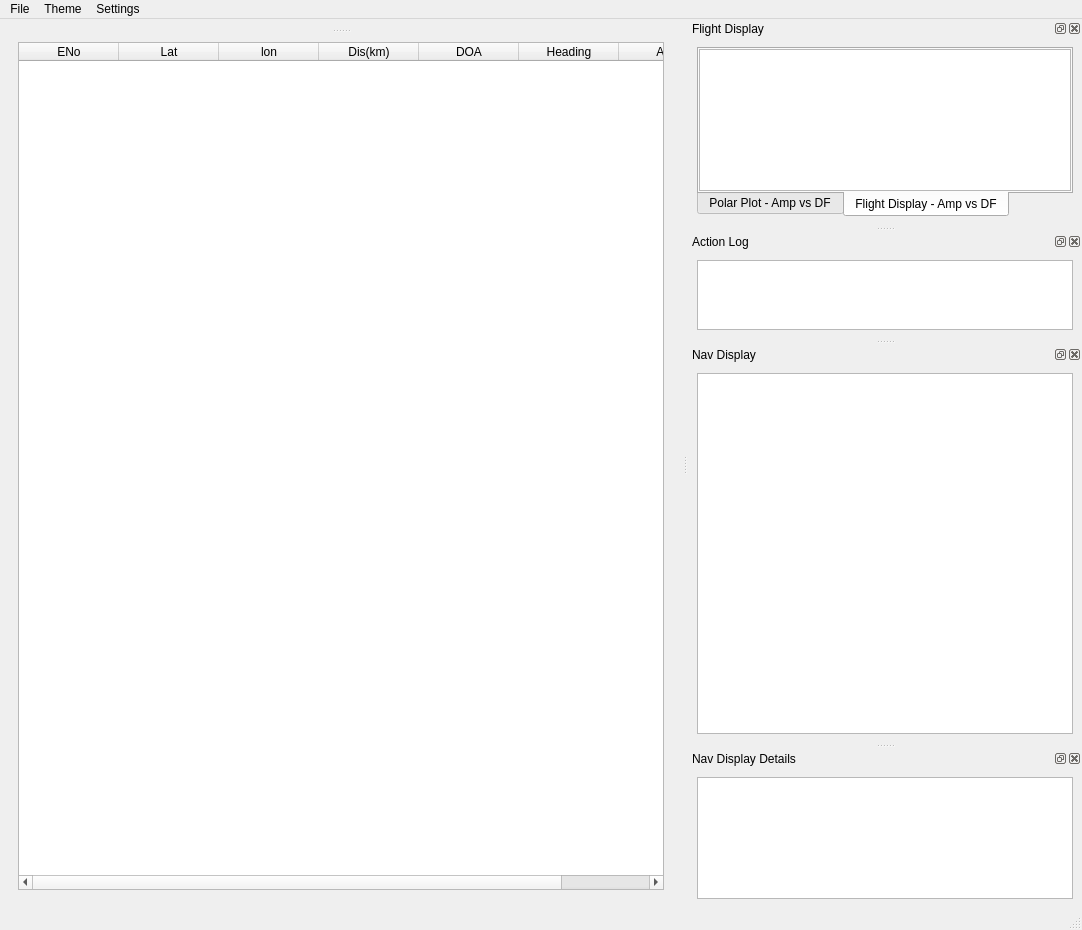
<?xml version="1.0" encoding="UTF-8"?>
<ui version="4.0">
 <class>MainWindow</class>
 <widget class="QMainWindow" name="MainWindow">
  <property name="geometry">
   <rect>
    <x>0</x>
    <y>0</y>
    <width>1082</width>
    <height>930</height>
   </rect>
  </property>
  <property name="windowTitle">
   <string>METS Dry Run Simulation</string>
  </property>
  <property name="styleSheet">
   <string notr="true"/>
  </property>
  <widget class="QWidget" name="centralWidget">
   <layout class="QGridLayout" name="gridLayout_5">
    <item row="0" column="0">
     <widget class="QSplitter" name="splitter">
      <property name="orientation">
       <enum>Qt::Vertical</enum>
      </property>
      <property name="handleWidth">
       <number>5</number>
      </property>
      <widget class="QStackedWidget" name="jammer_sim_map">
       <property name="currentIndex">
        <number>0</number>
       </property>
       <widget class="dp_aspj_map" name="page_2"/>
      </widget>
      <widget class="QStackedWidget" name="stackedWidget">
       <property name="currentIndex">
        <number>0</number>
       </property>
       <widget class="QWidget" name="page">
        <layout class="QGridLayout" name="gridLayout_3">
         <item row="0" column="0">
          <widget class="QTableWidget" name="tbw_updateEmitterDisAngle">
           <column>
            <property name="text">
             <string>ENo</string>
            </property>
           </column>
           <column>
            <property name="text">
             <string>Lat</string>
            </property>
           </column>
           <column>
            <property name="text">
             <string>lon</string>
            </property>
           </column>
           <column>
            <property name="text">
             <string>Dis(km)</string>
            </property>
           </column>
           <column>
            <property name="text">
             <string>DOA</string>
            </property>
           </column>
           <column>
            <property name="text">
             <string>Heading</string>
            </property>
           </column>
           <column>
            <property name="text">
             <string>AOA</string>
            </property>
           </column>
          </widget>
         </item>
        </layout>
       </widget>
       <widget class="QWidget" name="page_3"/>
      </widget>
     </widget>
    </item>
   </layout>
  </widget>
  <widget class="QMenuBar" name="menuBar">
   <property name="geometry">
    <rect>
     <x>0</x>
     <y>0</y>
     <width>1082</width>
     <height>21</height>
    </rect>
   </property>
   <widget class="QMenu" name="menuFile">
    <property name="title">
     <string>File</string>
    </property>
    <addaction name="actionDefault"/>
   </widget>
   <widget class="QMenu" name="menuTheme">
    <property name="title">
     <string>Theme</string>
    </property>
    <addaction name="actionCharcoal"/>
   </widget>
   <widget class="QMenu" name="menuSettings">
    <property name="title">
     <string>Settings</string>
    </property>
    <addaction name="actionLoad_Settings"/>
   </widget>
   <addaction name="menuFile"/>
   <addaction name="menuTheme"/>
   <addaction name="menuSettings"/>
  </widget>
  <widget class="QDockWidget" name="dockWidget_flightDisplay">
   <property name="sizePolicy">
    <sizepolicy hsizetype="Maximum" vsizetype="Maximum">
     <horstretch>0</horstretch>
     <verstretch>0</verstretch>
    </sizepolicy>
   </property>
   <property name="minimumSize">
    <size>
     <width>145</width>
     <height>156</height>
    </size>
   </property>
   <property name="font">
    <font>
     <family>MS Shell Dlg 2</family>
    </font>
   </property>
   <property name="features">
    <set>QDockWidget::AllDockWidgetFeatures</set>
   </property>
   <property name="allowedAreas">
    <set>Qt::LeftDockWidgetArea|Qt::RightDockWidgetArea</set>
   </property>
   <property name="windowTitle">
    <string>Flight Display</string>
   </property>
   <attribute name="dockWidgetArea">
    <number>2</number>
   </attribute>
   <widget class="QWidget" name="dockWidgetContents_8">
    <layout class="QGridLayout" name="gridLayout_4">
     <item row="0" column="0">
      <widget class="QTabWidget" name="tw_flightDisplay">
       <property name="tabPosition">
        <enum>QTabWidget::South</enum>
       </property>
       <property name="currentIndex">
        <number>1</number>
       </property>
       <widget class="QWidget" name="tab">
        <attribute name="title">
         <string>Polar Plot - Amp vs DF</string>
        </attribute>
        <layout class="QGridLayout" name="gridLayout_6">
         <item row="0" column="0">
          <widget class="dp_rwr_polarplot_power_vs_doa" name="graphicsView"/>
         </item>
        </layout>
       </widget>
       <widget class="QWidget" name="tab_2">
        <attribute name="title">
         <string>Flight Display - Amp vs DF</string>
        </attribute>
        <layout class="QGridLayout" name="gridLayout_7">
         <property name="leftMargin">
          <number>0</number>
         </property>
         <property name="topMargin">
          <number>0</number>
         </property>
         <property name="rightMargin">
          <number>0</number>
         </property>
         <property name="bottomMargin">
          <number>0</number>
         </property>
         <property name="spacing">
          <number>0</number>
         </property>
         <item row="0" column="0">
          <widget class="dp_rwr_flight_display" name="graphicsView_2"/>
         </item>
        </layout>
       </widget>
      </widget>
     </item>
    </layout>
   </widget>
  </widget>
  <widget class="QDockWidget" name="dockWidget_actionLog">
   <property name="features">
    <set>QDockWidget::AllDockWidgetFeatures</set>
   </property>
   <property name="windowTitle">
    <string>Action Log</string>
   </property>
   <attribute name="dockWidgetArea">
    <number>2</number>
   </attribute>
   <widget class="QWidget" name="dockWidgetContents_10">
    <layout class="QGridLayout" name="gridLayout_2">
     <item row="0" column="0">
      <widget class="QTextBrowser" name="tb_PrintLog"/>
     </item>
    </layout>
   </widget>
  </widget>
  <widget class="QDockWidget" name="dockWidget_InsNavDisp">
   <property name="sizePolicy">
    <sizepolicy hsizetype="Preferred" vsizetype="Preferred">
     <horstretch>0</horstretch>
     <verstretch>0</verstretch>
    </sizepolicy>
   </property>
   <property name="minimumSize">
    <size>
     <width>394</width>
     <height>398</height>
    </size>
   </property>
   <property name="maximumSize">
    <size>
     <width>524287</width>
     <height>524287</height>
    </size>
   </property>
   <property name="windowTitle">
    <string>Nav Display</string>
   </property>
   <attribute name="dockWidgetArea">
    <number>2</number>
   </attribute>
   <widget class="QWidget" name="dockWidgetContents_4">
    <layout class="QGridLayout" name="gridLayout_8">
     <item row="0" column="0">
      <widget class="dp_rwr_nav_flight_display" name="obj_gph_vw_INS_GPS_Display"/>
     </item>
    </layout>
   </widget>
  </widget>
  <widget class="QStatusBar" name="statusBar"/>
  <widget class="QDockWidget" name="dockWidget_InsNavDispDetails">
   <property name="sizePolicy">
    <sizepolicy hsizetype="Maximum" vsizetype="Maximum">
     <horstretch>0</horstretch>
     <verstretch>0</verstretch>
    </sizepolicy>
   </property>
   <property name="maximumSize">
    <size>
     <width>524287</width>
     <height>524287</height>
    </size>
   </property>
   <property name="windowTitle">
    <string>Nav Display Details</string>
   </property>
   <attribute name="dockWidgetArea">
    <number>2</number>
   </attribute>
   <widget class="QWidget" name="dockWidgetContents">
    <layout class="QGridLayout" name="gridLayout">
     <item row="0" column="0">
      <widget class="dp_rwr_ins_gps" name="obj_gph_vw_INS_GPS"/>
     </item>
    </layout>
   </widget>
  </widget>
  <action name="actionMap">
   <property name="icon">
    <iconset theme="map">
     <normaloff>.</normaloff>.</iconset>
   </property>
   <property name="text">
    <string>Map View</string>
   </property>
   <property name="shortcut">
    <string>Ctrl+1</string>
   </property>
  </action>
  <action name="actionSettings">
   <property name="text">
    <string>Settings</string>
   </property>
   <property name="shortcut">
    <string>Ctrl+2</string>
   </property>
  </action>
  <action name="actionDataLog">
   <property name="text">
    <string>Data Log</string>
   </property>
   <property name="shortcut">
    <string>Ctrl+3</string>
   </property>
  </action>
  <action name="actionStartFlight">
   <property name="text">
    <string>▶ Start Flight</string>
   </property>
   <property name="shortcut">
    <string>Ctrl+S</string>
   </property>
  </action>
  <action name="actionStopFlight">
   <property name="text">
    <string>⏹ Stop Flight</string>
   </property>
   <property name="shortcut">
    <string>Ctrl+X</string>
   </property>
  </action>
  <action name="actionResetFlight">
   <property name="text">
    <string>↺ Reset Flight</string>
   </property>
   <property name="shortcut">
    <string>Ctrl+R</string>
   </property>
  </action>
  <action name="actionExit">
   <property name="text">
    <string>Exit</string>
   </property>
   <property name="shortcut">
    <string>Ctrl+Q</string>
   </property>
  </action>
  <action name="actionAbout">
   <property name="text">
    <string>About</string>
   </property>
  </action>
  <action name="actionDefault">
   <property name="text">
    <string> Default Layout</string>
   </property>
  </action>
  <action name="actionCharcoal">
   <property name="text">
    <string>Charcoal</string>
   </property>
  </action>
  <action name="actionLoad_Settings">
   <property name="text">
    <string>Load Settings</string>
   </property>
  </action>
  <action name="actionLoad_Emitter_Locations">
   <property name="text">
    <string>Load Emitter Locations</string>
   </property>
  </action>
  <action name="actionAdjust_Aircraft_Speed">
   <property name="text">
    <string>Adjust Aircraft Speed</string>
   </property>
  </action>
 </widget>
 <customwidgets>
  <customwidget>
   <class>dp_aspj_map</class>
   <extends>QWidget</extends>
   <header>dp_aspj_map.h</header>
   <container>1</container>
  </customwidget>
  <customwidget>
   <class>dp_rwr_polarplot_power_vs_doa</class>
   <extends>QGraphicsView</extends>
   <header>dp_rwr_polarplot_power_vs_doa.h</header>
  </customwidget>
  <customwidget>
   <class>dp_rwr_flight_display</class>
   <extends>QGraphicsView</extends>
   <header location="global">dp_rwr_flight_display.h</header>
  </customwidget>
  <customwidget>
   <class>dp_rwr_nav_flight_display</class>
   <extends>QGraphicsView</extends>
   <header>dp_rwr_nav_flight_display.h</header>
  </customwidget>
  <customwidget>
   <class>dp_rwr_ins_gps</class>
   <extends>QGraphicsView</extends>
   <header>dp_rwr_ins_gps.h</header>
  </customwidget>
 </customwidgets>
 <resources/>
 <connections/>
</ui>
